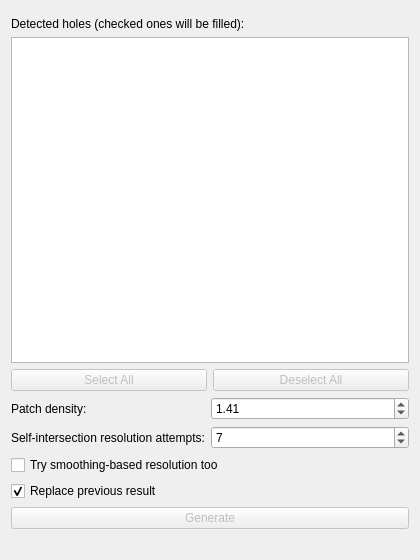
<?xml version="1.0" encoding="UTF-8"?>
<ui version="4.0">
 <class>FillHolesDialog</class>
 <widget class="QDialog" name="FillHolesDialog">
  <property name="geometry">
   <rect>
    <x>0</x>
    <y>0</y>
    <width>420</width>
    <height>560</height>
   </rect>
  </property>
  <property name="windowTitle">
   <string>Fill Holes</string>
  </property>
  <layout class="QVBoxLayout" name="verticalLayout">
   <item>
    <widget class="MeshSelectionBox" name="meshSelectionBox" native="true"/>
   </item>
   <item>
    <widget class="QLabel" name="holesListLabel">
     <property name="text">
      <string>Detected holes (checked ones will be filled):</string>
     </property>
    </widget>
   </item>
   <item>
    <widget class="QListWidget" name="holesList">
     <property name="toolTip">
      <string>&lt;html&gt;&lt;head/&gt;&lt;body&gt;&lt;p&gt;Every boundary loop found, including a genuinely open mesh's own outer edge - uncheck anything that is not an actual defect gap you want closed. Selecting a row highlights its loop (orange) in the viewport.&lt;/p&gt;&lt;/body&gt;&lt;/html&gt;</string>
     </property>
     <property name="selectionMode">
      <enum>QAbstractItemView::SelectionMode::SingleSelection</enum>
     </property>
    </widget>
   </item>
   <item>
    <layout class="QHBoxLayout" name="holesButtonRow">
     <item>
      <widget class="QPushButton" name="selectAllHolesButton">
       <property name="enabled">
        <bool>false</bool>
       </property>
       <property name="text">
        <string>Select All</string>
       </property>
      </widget>
     </item>
     <item>
      <widget class="QPushButton" name="deselectAllHolesButton">
       <property name="enabled">
        <bool>false</bool>
       </property>
       <property name="text">
        <string>Deselect All</string>
       </property>
      </widget>
     </item>
    </layout>
   </item>
   <item>
    <layout class="QFormLayout" name="fillParamsForm">
     <item row="0" column="0">
      <widget class="QLabel" name="patchDensityLabel">
       <property name="text">
        <string>Patch density:</string>
       </property>
      </widget>
     </item>
     <item row="0" column="1">
      <widget class="QDoubleSpinBox" name="patchDensitySpin">
       <property name="toolTip">
        <string>&lt;html&gt;&lt;head/&gt;&lt;body&gt;&lt;p&gt;Controls how fine the new patch's triangulation is relative to the surrounding mesh (CGAL's triangulate_and_refine_hole density_control_factor) - larger values produce a denser patch. CGAL's own default is sqrt(2) &amp;#8776; 1.41.&lt;/p&gt;&lt;/body&gt;&lt;/html&gt;</string>
       </property>
       <property name="decimals">
        <number>2</number>
       </property>
       <property name="minimum">
        <double>1.000000000000000</double>
       </property>
       <property name="maximum">
        <double>5.000000000000000</double>
       </property>
       <property name="singleStep">
        <double>0.100000000000000</double>
       </property>
       <property name="value">
        <double>1.410000000000000</double>
       </property>
      </widget>
     </item>
     <item row="1" column="0">
      <widget class="QLabel" name="selfIntersectionStepsLabel">
       <property name="text">
        <string>Self-intersection resolution attempts:</string>
       </property>
      </widget>
     </item>
     <item row="1" column="1">
      <widget class="QSpinBox" name="selfIntersectionStepsSpin">
       <property name="toolTip">
        <string>&lt;html&gt;&lt;head/&gt;&lt;body&gt;&lt;p&gt;How many smoothing/hole-refill rounds to try when resolving self-intersections (CGAL's remove_self_intersections number_of_iterations). CGAL's own default is 7.&lt;/p&gt;&lt;/body&gt;&lt;/html&gt;</string>
       </property>
       <property name="minimum">
        <number>1</number>
       </property>
       <property name="maximum">
        <number>50</number>
       </property>
       <property name="value">
        <number>7</number>
       </property>
      </widget>
     </item>
     <item row="2" column="0" colspan="2">
      <widget class="QCheckBox" name="trySmoothingCheckBox">
       <property name="toolTip">
        <string>&lt;html&gt;&lt;head/&gt;&lt;body&gt;&lt;p&gt;Also try a slower, smoothing-based repair strategy for self-intersections, in addition to the hole-filling-based strategy already tried by default. CGAL does not attempt this by default.&lt;/p&gt;&lt;/body&gt;&lt;/html&gt;</string>
       </property>
       <property name="text">
        <string>Try smoothing-based resolution too</string>
       </property>
       <property name="checked">
        <bool>false</bool>
       </property>
      </widget>
     </item>
    </layout>
   </item>
   <item>
    <widget class="QCheckBox" name="replacePreviousCheckBox">
     <property name="toolTip">
      <string>&lt;html&gt;&lt;head/&gt;&lt;body&gt;&lt;p&gt;Undoably delete the previous Generate click's filled result(s) before running this one, so at most one filled result per source mesh accumulates in the scene.&lt;/p&gt;&lt;/body&gt;&lt;/html&gt;</string>
     </property>
     <property name="text">
      <string>Replace previous result</string>
     </property>
     <property name="checked">
      <bool>true</bool>
     </property>
    </widget>
   </item>
   <item>
    <widget class="QPushButton" name="generateButton">
     <property name="enabled">
      <bool>false</bool>
     </property>
     <property name="text">
      <string>Generate</string>
     </property>
    </widget>
   </item>
   <item>
    <widget class="QLabel" name="statusLabel">
     <property name="text">
      <string/>
     </property>
     <property name="wordWrap">
      <bool>true</bool>
     </property>
    </widget>
   </item>
  </layout>
 </widget>
 <customwidgets>
  <customwidget>
   <class>MeshSelectionBox</class>
   <extends>QWidget</extends>
   <header>MeshSelectionBox.h</header>
  </customwidget>
 </customwidgets>
 <resources/>
 <connections/>
</ui>
